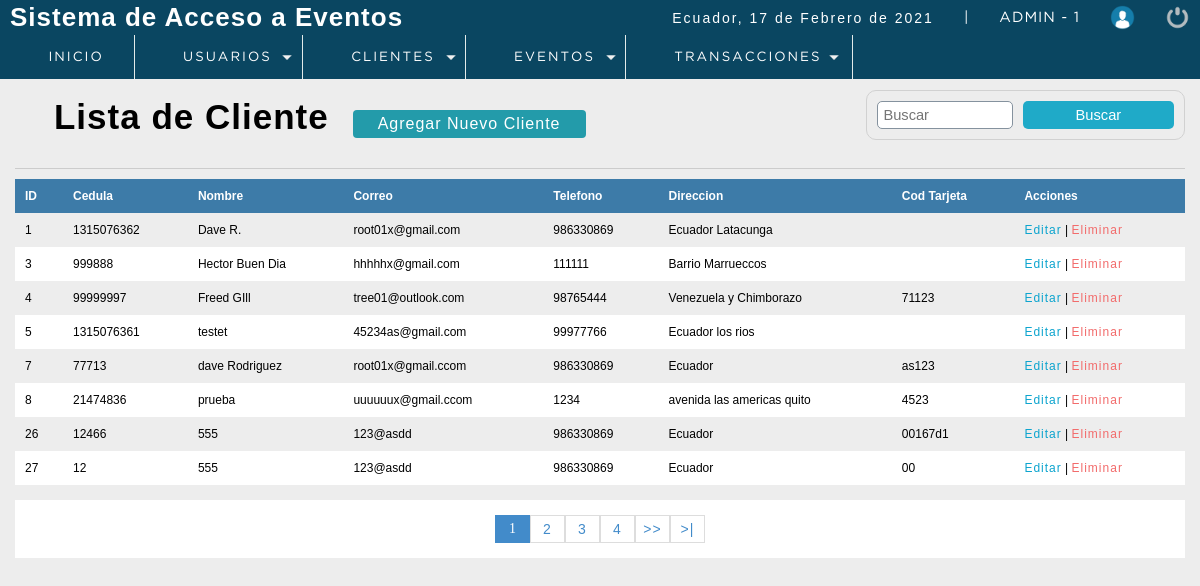
/P_seminarios/sistema/lista_clientes.php (signed in), run on an earlier commit of the app's database.
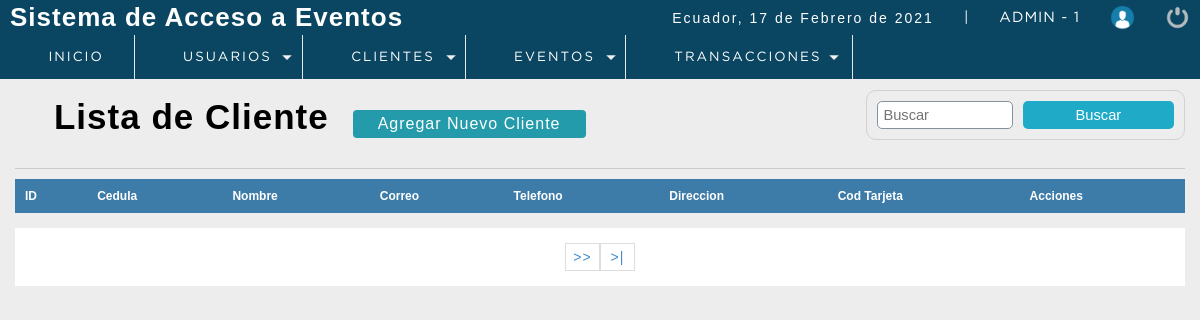
And on a later commit of the database.
### tables this page shows
CREATE TABLE `cliente` (
  `idcliente` int(11) NOT NULL,
  `cedula` int(11) DEFAULT NULL,
  `nombre` varchar(80) DEFAULT NULL,
  `apellidos` varchar(80) NOT NULL,
  `Correo` varchar(80) DEFAULT NULL,
  `telefono` int(11) DEFAULT NULL,
  `direccion` text DEFAULT NULL,
  `dateAdd` datetime NOT NULL DEFAULT current_timestamp(),
  `usuario_id` int(11) NOT NULL,
  `status` int(11) NOT NULL DEFAULT 1,
  `cod_tarjeta` varchar(20) NOT NULL
);

### P_seminarios/sistema/lista_clientes.php (the view, shortened to what this page needs)
<?php
 include "../conection.php";
?>
<!DOCTYPE html>
<html lang="en">
<head>
	<?php include "includes/scripts.php"?>
</head>
<body>
 <?php include "includes/header.php"?>
	<section id="container">
		<h1><i class="fas fa-list-alt"></i> Lista de Cliente</h1>
        <a href="registro_cliente.php" class="btn_new">Agregar Nuevo Cliente</a>
    <form action="buscar_cliente.php" method="get" class="form_search">
        <input type="text" name="busqueda" id="busqueda" placeholder="Buscar">
        <input type="submit" value="Buscar" class="btn_search" >
    </form>
    <hr>
        <table>
            <tr>
                <th>ID</th>
                <th>Cedula</th>
                <th>Nombre</th>
                <th>Correo</th>
                <th>Telefono</th>
                <th>Direccion</th>
                <th>Cod Tarjeta</th>
                <th>Acciones</th>
            </tr>
            <?php
           $sql_registre = mysqli_query($conection,"SELECT COUNT(*) AS total_registro FROM cliente WHERE Status =1");
           $result_registre = mysqli_fetch_array($sql_registre);
           $total_resgistros = $result_registre['total_registro'];
           $por_pagina = 8;
           if (empty($_GET['pagina'])) {
               $pagina =1;
           }
           else {
               $pagina = $_GET['pagina'];
           }
           $desde = ($pagina - 1) * $por_pagina;
           $total_paginas = ceil($total_resgistros / $por_pagina);
           $query = mysqli_query($conection,"SELECT * FROM cliente  WHERE status = 1
                                                                    ORDER BY idcliente ASC LIMIT $desde, $por_pagina");
           $result = mysqli_num_rows($query);
           if ($result > 0) {
               while ($data = mysqli_fetch_array($query)) {
           ?>
            <tr>
                <td><?php echo $data["idcliente"];?></td>
                <td><?php echo $data["cedula"];?></td>
                <td><?php echo $data["nombre"];?></td>
                <td><?php echo $data["Correo"];?></td>
                <td><?php echo $data["telefono"];?></td>
                <td><?php echo $data["direccion"];?></td>
                <td><?php echo $data["cod_tarjeta"];?></td>
                <td>
                    <a class="link_edit" href="editar_cliente.php?id=<?php echo $data["idcliente"];?>">Editar</a>
                   <?php if ($_SESSION['rol']==1 || $_SESSION['rol']==2) {
                     ?>
                     |
                    <a class="link_delete" href="eliminar_cliente.php?id=<?php echo $data["idcliente"];?>">Eliminar</a>
                    <?php } ?>
                </td>
            </tr>
                <?php
               }
           }
            ?>
        </table>
        <div class="paginador">
                    <ul>
                    <?php
                    for ($i=1; $i <= $total_paginas; $i++) {
                        if ($i == $pagina) {
                            echo '<li class="pageSelected">'.$i.'</li>';
                        }
                        else {
                            echo '<li><a href="?pagina='.$i.'">'.$i.'</a></li>';
                        }
                    }
                    if ($pagina!=$total_paginas) {
                    ?>
                    <li><a href="?pagina=<?php echo $pagina+1;?>">>></a></li>
                    <li><a href="?pagina=<?php echo $total_paginas;?>">>|</a></li>
                        <?php
                            }
                        ?>
                    </ul>
                </div>
	</section>
</body>
</html>

What changed in the data, as far as the page shows it:
removed cliente: idcliente "1", cedula "1315076362", nombre "Dave R.", Correo "root01x@gmail.com", telefono "986330869", direccion "Ecuador Latacunga"
removed cliente: idcliente "3", cedula "999888", nombre "Hector Buen Dia", Correo "hhhhhx@gmail.com", telefono "111111", direccion "Barrio Marrueccos"
removed cliente: idcliente "4", cedula "99999997", nombre "Freed GIll", Correo "tree01@outlook.com", telefono "98765444", direccion "Venezuela y Chimborazo", cod_tarjeta "71123"
removed cliente: idcliente "5", cedula "1315076361", nombre "testet", Correo "45234as@gmail.com", telefono "99977766", direccion "Ecuador los rios"
removed cliente: idcliente "7", cedula "77713", nombre "dave Rodriguez", Correo "root01x@gmail.ccom", telefono "986330869", direccion "Ecuador", cod_tarjeta "as123"
removed cliente: idcliente "8", cedula "21474836", nombre "prueba", Correo "uuuuuux@gmail.ccom", telefono "1234", direccion "avenida las americas quito", cod_tarjeta "4523"
removed cliente: idcliente "26", cedula "12466", nombre "555", Correo "123@asdd", telefono "986330869", direccion "Ecuador", cod_tarjeta "00167d1"
removed cliente: idcliente "27", cedula "12", nombre "555", Correo "123@asdd", telefono "986330869", direccion "Ecuador", cod_tarjeta "00"
Also different on the page:
list line gone: "1"
list line gone: "2"
list line gone: "3"
list line gone: "4"
